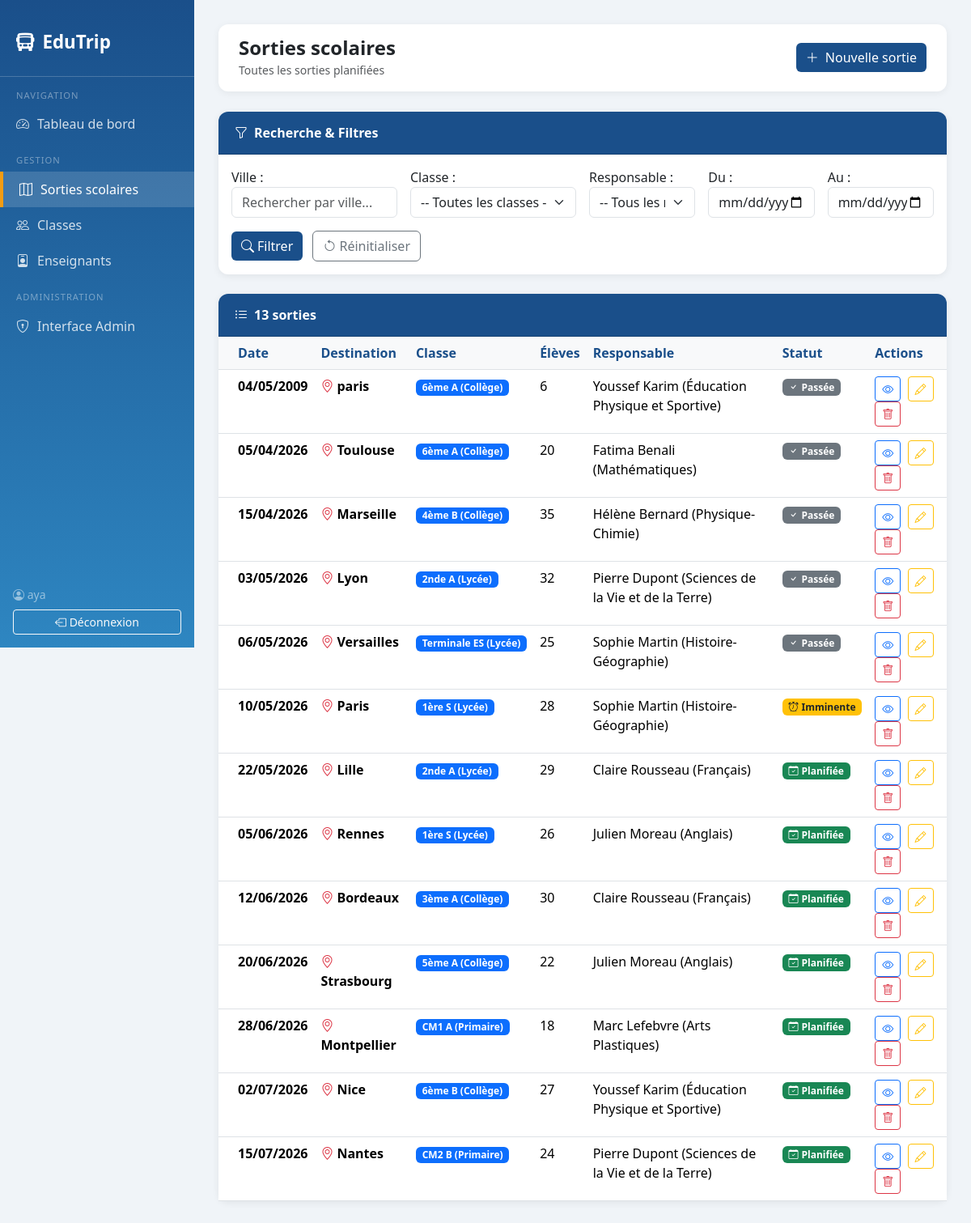
Page /sorties/ (signed in) on the committed database.
### sorties/models.py (models this page shows, shortened)
class Sortie(models.Model):
    ville = models.CharField(max_length=100, verbose_name="Destination (Ville)")
    date_sortie = models.DateField(verbose_name="Date de la sortie")
    classe = models.ForeignKey(Classe, on_delete=models.CASCADE, verbose_name="Classe participante")
    nb_eleves = models.PositiveIntegerField(verbose_name="Nombre d'élèves")
    responsable = models.ForeignKey(Enseignant, on_delete=models.SET_NULL, null=True, verbose_name="Responsable")
    class Meta:
        verbose_name = "Sortie scolaire"
        verbose_name_plural = "Sorties scolaires"
        ordering = ['date_sortie']

class Classe(models.Model):
    NIVEAUX = [
        ('Primaire', 'Primaire'),
        ('Collège', 'Collège'),
        ('Lycée', 'Lycée'),
    ]
    nom_classe = models.CharField(max_length=50, verbose_name="Nom de la classe")
    niveau = models.CharField(max_length=20, choices=NIVEAUX, verbose_name="Niveau")
    class Meta:
        verbose_name = "Classe"
        verbose_name_plural = "Classes"
        ordering = ['niveau', 'nom_classe']
    def __str__(self):
        return f"{self.nom_classe} ({self.niveau})"

class Enseignant(models.Model):
    nom = models.CharField(max_length=100, verbose_name="Nom")
    prenom = models.CharField(max_length=100, verbose_name="Prénom")
    matiere = models.CharField(max_length=100, verbose_name="Matière enseignée")
    class Meta:
        verbose_name = "Enseignant"
        verbose_name_plural = "Enseignants"
        ordering = ['nom', 'prenom']
    def __str__(self):
        return f"{self.prenom} {self.nom} ({self.matiere})"

### sorties/views.py (the view, shortened to what this page needs)
# urls.py: path('sorties/', views.sortie_liste, name='sortie_liste'),
@login_required
def sortie_liste(request):
    form = RechercheForm(request.GET or None)
    sorties = Sortie.objects.select_related('classe', 'responsable').order_by('date_sortie')
    aujourd_hui = timezone.now().date()
    dans_7_jours = aujourd_hui + timedelta(days=7)
    return render(request, 'sorties/sortie_liste.html', {
        'sorties': sorties,
        'form': form,
        'aujourd_hui': aujourd_hui,
        'dans_7_jours': dans_7_jours,
    })

### sorties/forms.py
class RechercheForm(forms.Form):
    ville = forms.CharField(
        required=False,
        widget=forms.TextInput(attrs={'class': 'form-control', 'placeholder': 'Rechercher par ville...'}),
        label='Ville'
    )
    classe = forms.ModelChoiceField(
        queryset=Classe.objects.all(),
        required=False,
        empty_label='-- Toutes les classes --',
        widget=forms.Select(attrs={'class': 'form-select'}),
        label='Classe'
    )
    responsable = forms.ModelChoiceField(
        queryset=Enseignant.objects.all(),
        required=False,
        empty_label='-- Tous les responsables --',
        widget=forms.Select(attrs={'class': 'form-select'}),
        label='Responsable'
    )
    date_debut = forms.DateField(
        required=False,
        widget=forms.DateInput(attrs={'type': 'date', 'class': 'form-control'}),
        label='Du'
    )
    date_fin = forms.DateField(
        required=False,
        widget=forms.DateInput(attrs={'type': 'date', 'class': 'form-control'}),
        label='Au'
    )

### sorties/templates/sorties/sortie_liste.html (shortened to what this page needs)
{% extends 'sorties/base.html' %}
{% block page_titre %}Sorties scolaires{% endblock %}
{% block page_sous_titre %}Toutes les sorties planifiées{% endblock %}
{% block topbar_action %}
<a href="{% url 'sortie_creer' %}" class="btn btn-edu">
  <i class="bi bi-plus-lg me-1"></i> Nouvelle sortie
</a>
{% endblock %}
{% block content %}
<div class="card mb-4">
  <div class="card-header"><i class="bi bi-funnel me-2"></i>Recherche & Filtres</div>
  <div class="card-body">
    <form method="get">
      <div class="row g-3">
        <div class="col-md-3">
          {{ form.ville.label_tag }}
          {{ form.ville }}
        </div>
        <div class="col-md-3">
          {{ form.classe.label_tag }}
          {{ form.classe }}
        </div>
        <div class="col-md-2">
          {{ form.responsable.label_tag }}
          {{ form.responsable }}
        </div>
        <div class="col-md-2">
          {{ form.date_debut.label_tag }}
          {{ form.date_debut }}
        </div>
        <div class="col-md-2">
          {{ form.date_fin.label_tag }}
          {{ form.date_fin }}
        </div>
      </div>
      <div class="mt-3">
        <button type="submit" class="btn btn-edu me-2">
          <i class="bi bi-search me-1"></i>Filtrer
        </button>
        <a href="{% url 'sortie_liste' %}" class="btn btn-outline-secondary">
          <i class="bi bi-arrow-counterclockwise me-1"></i>Réinitialiser
        </a>
      </div>
    </form>
  </div>
</div>
<div class="card">
  <div class="card-header d-flex justify-content-between align-items-center">
    <span><i class="bi bi-list-ul me-2"></i>{{ sorties.count }} sortie{{ sorties.count|pluralize }}</span>
  </div>
  <div class="card-body p-0">
    {% if sorties %}
    <table class="table table-hover mb-0">
      <thead>
        <tr>
          <th class="ps-4">Date</th>
          <th>Destination</th>
          <th>Classe</th>
          <th>Élèves</th>
          <th>Responsable</th>
          <th>Statut</th>
          <th>Actions</th>
        </tr>
      </thead>
      <tbody>
        {% for s in sorties %}
        <tr>
          <td class="ps-4 fw-semibold">{{ s.date_sortie|date:"d/m/Y" }}</td>
          <td><i class="bi bi-geo-alt text-danger me-1"></i><strong>{{ s.ville }}</strong></td>
          <td><span class="badge bg-primary">{{ s.classe }}</span></td>
          <td>{{ s.nb_eleves }}</td>
          <td>{{ s.responsable }}</td>
          <td>
            {% if s.date_sortie >= aujourd_hui and s.date_sortie <= dans_7_jours %}
              <span class="badge bg-warning text-dark"><i class="bi bi-alarm me-1"></i>Imminente</span>
            {% elif s.date_sortie < aujourd_hui %}
              <span class="badge bg-secondary"><i class="bi bi-check me-1"></i>Passée</span>
            {% else %}
              <span class="badge bg-success"><i class="bi bi-calendar-check me-1"></i>Planifiée</span>
            {% endif %}
          </td>
          <td>
            <a href="{% url 'sortie_detail' s.pk %}" class="btn btn-sm btn-outline-primary me-1"><i class="bi bi-eye"></i></a>
            <a href="{% url 'sortie_modifier' s.pk %}" class="btn btn-sm btn-outline-warning me-1"><i class="bi bi-pencil"></i></a>
            <a href="{% url 'sortie_supprimer' s.pk %}" class="btn btn-sm btn-outline-danger"><i class="bi bi-trash"></i></a>
          </td>
        </tr>
        {% endfor %}
      </tbody>
    </table>
    {% else %}
    <div class="text-center text-muted py-5">
      <i class="bi bi-search" style="font-size: 2.5rem;"></i>
      <p class="mt-3">Aucune sortie trouvée pour ces critères.</p>
    </div>
    {% endif %}
  </div>
</div>
{% endblock %}

### sorties/templates/sorties/base.html (shortened to what this page needs)
<!DOCTYPE html>
<html lang="fr">
<head>
  <link href="https://cdn.jsdelivr.net/npm/bootstrap@5.3.2/dist/css/bootstrap.min.css" rel="stylesheet">
  <link href="https://cdn.jsdelivr.net/npm/bootstrap-icons@1.11.3/font/bootstrap-icons.min.css" rel="stylesheet">
</head>
<body>
<nav class="sidebar d-flex flex-column">
  <div class="brand">
    <i class="bi bi-bus-front-fill"></i> EduTrip
  </div>
  <div class="nav-section">Navigation</div>
  <a href="{% url 'dashboard' %}" class="nav-link {% if request.resolver_match.url_name == 'dashboard' %}active{% endif %}">
    <i class="bi bi-speedometer2"></i> Tableau de bord
  </a>
  <div class="nav-section">Gestion</div>
  <a href="{% url 'sortie_liste' %}" class="nav-link {% if 'sortie' in request.resolver_match.url_name %}active{% endif %}">
    <i class="bi bi-map"></i> Sorties scolaires
  </a>
  <a href="{% url 'classe_liste' %}" class="nav-link {% if 'classe' in request.resolver_match.url_name %}active{% endif %}">
    <i class="bi bi-people"></i> Classes
  </a>
  <a href="{% url 'enseignant_liste' %}" class="nav-link {% if 'enseignant' in request.resolver_match.url_name %}active{% endif %}">
    <i class="bi bi-person-badge"></i> Enseignants
  </a>
  {% if user.is_staff %}
  <div class="nav-section">Administration</div>
  <a href="/admin/" class="nav-link">
    <i class="bi bi-shield-lock"></i> Interface Admin
  </a>
  {% endif %}
  <div class="mt-auto p-3">
    <div class="text-white-50 small mb-2"><i class="bi bi-person-circle"></i> {{ user.get_full_name|default:user.username }}</div>
    <a href="{% url 'logout' %}" class="btn btn-sm btn-outline-light w-100">
      <i class="bi bi-box-arrow-left"></i> Déconnexion
    </a>
  </div>
</nav>
<div class="main-content">
  <div class="topbar">
    <div>
      <h4 class="mb-0 fw-bold text-dark">{% block page_titre %}EduTrip{% endblock %}</h4>
      <small class="text-muted">{% block page_sous_titre %}{% endblock %}</small>
    </div>
    <div>{% block topbar_action %}{% endblock %}</div>
  </div>
  {% block content %}{% endblock %}
</div>
</body>
</html>

### sorties/templates/sorties/base.html (style rules this page uses)
:root { --edu-primary: #1a4f8a; --edu-secondary: #2e86c1; --edu-accent: #f39c12; }
body { background-color: #f0f4f8; font-family: 'Segoe UI', sans-serif; }
.sidebar { min-height: 100vh; background: linear-gradient(180deg, var(--edu-primary) 0%, var(--edu-secondary) 100%); width: 240px; position: fixed; top: 0; left: 0; padding-top: 20px; z-index: 100; }
.sidebar .brand { color: #fff; font-size: 1.4rem; font-weight: 700; padding: 15px 20px 25px; border-bottom: 1px solid rgba(255,255,255,0.2); display: flex; align-items: center; gap: 10px; }
.sidebar .nav-link { color: rgba(255,255,255,0.8); padding: 10px 20px; border-radius: 0; transition: all 0.2s; display: flex; align-items: center; gap: 10px; }
.sidebar .nav-link:hover, .sidebar .nav-link.active { color: #fff; background-color: rgba(255,255,255,0.15); border-left: 4px solid var(--edu-accent); }
.sidebar .nav-section { color: rgba(255,255,255,0.4); font-size: 0.7rem; text-transform: uppercase; letter-spacing: 1px; padding: 15px 20px 5px; }
.main-content { margin-left: 240px; padding: 30px; }
.topbar { background: #fff; border-radius: 12px; padding: 15px 25px; margin-bottom: 25px; display: flex; justify-content: space-between; align-items: center; box-shadow: 0 2px 10px rgba(0,0,0,0.06); }
.card { border: none; border-radius: 12px; box-shadow: 0 2px 10px rgba(0,0,0,0.07); }
.card-header { background: var(--edu-primary); color: white; border-radius: 12px 12px 0 0 !important; font-weight: 600; padding: 14px 20px; }
.btn-edu { background-color: var(--edu-primary); color: white; border: none; }
.table th { background: #f8f9fa; font-weight: 600; color: var(--edu-primary); }

### rows in the picture
Sortie: date_sortie "04/05/2009", ville "paris", classe "6ème A (Collège)", nb_eleves "6", responsable "Youssef Karim (Éducation Physique et Sportive)", shows "Passée"
Sortie: date_sortie "05/04/2026", ville "Toulouse", classe "6ème A (Collège)", nb_eleves "20", responsable "Fatima Benali (Mathématiques)", shows "Passée"
Sortie: date_sortie "15/04/2026", ville "Marseille", classe "4ème B (Collège)", nb_eleves "35", responsable "Hélène Bernard (Physique-Chimie)", shows "Passée"
Sortie: date_sortie "03/05/2026", ville "Lyon", classe "2nde A (Lycée)", nb_eleves "32", responsable "Pierre Dupont (Sciences de la Vie et de la Terre)", shows "Passée"
Sortie: date_sortie "06/05/2026", ville "Versailles", classe "Terminale ES (Lycée)", nb_eleves "25", responsable "Sophie Martin (Histoire-Géographie)", shows "Passée"
Sortie: date_sortie "10/05/2026", ville "Paris", classe "1ère S (Lycée)", nb_eleves "28", responsable "Sophie Martin (Histoire-Géographie)", shows "Imminente"
Sortie: date_sortie "22/05/2026", ville "Lille", classe "2nde A (Lycée)", nb_eleves "29", responsable "Claire Rousseau (Français)", shows "Planifiée"
Sortie: date_sortie "05/06/2026", ville "Rennes", classe "1ère S (Lycée)", nb_eleves "26", responsable "Julien Moreau (Anglais)", shows "Planifiée"
Sortie: date_sortie "12/06/2026", ville "Bordeaux", classe "3ème A (Collège)", nb_eleves "30", responsable "Claire Rousseau (Français)", shows "Planifiée"
Sortie: date_sortie "20/06/2026", ville "Strasbourg", classe "5ème A (Collège)", nb_eleves "22", responsable "Julien Moreau (Anglais)", shows "Planifiée"
Sortie: date_sortie "28/06/2026", ville "Montpellier", classe "CM1 A (Primaire)", nb_eleves "18", responsable "Marc Lefebvre (Arts Plastiques)", shows "Planifiée"
Sortie: date_sortie "02/07/2026", ville "Nice", classe "6ème B (Collège)", nb_eleves "27", responsable "Youssef Karim (Éducation Physique et Sportive)", shows "Planifiée"
Sortie: date_sortie "15/07/2026", ville "Nantes", classe "CM2 B (Primaire)", nb_eleves "24", responsable "Pierre Dupont (Sciences de la Vie et de la Terre)", shows "Planifiée"

### other values in the picture
{{ user.get_full_name|default:user.username }} "aya"
{{ sorties.count }} "13"
